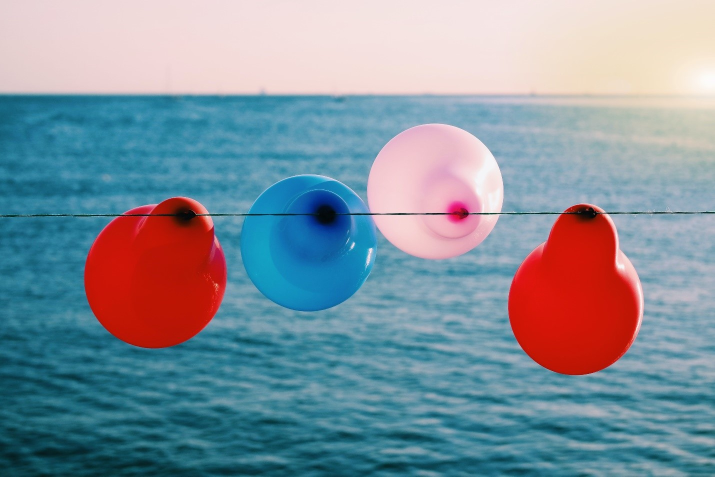
#> input picture Computer_Vision_operations/balloons.jpg, 1430 x 953 px, found by its file name (shown at 1/2 size)
$ python contour.py
#> lines starting #> are read from the running program, lines starting #| are printed output that depends on the picture; after the words box and inside, x2 and y2 are one past the last pixel; in counts of white or black regions, pixels touching at a corner belong together
import numpy as np
import matplotlib.pyplot as plt
import cv2 as cv

img=cv.imread("/home/labuser/Downloads/GuidedProject1602257891588/balloons.jpg")
#> img is the input picture: shape (953, 1430, 3); mean B, G, R 156.9, 145.4, 129.8
img=cv.cvtColor(img,cv.COLOR_BGR2GRAY)
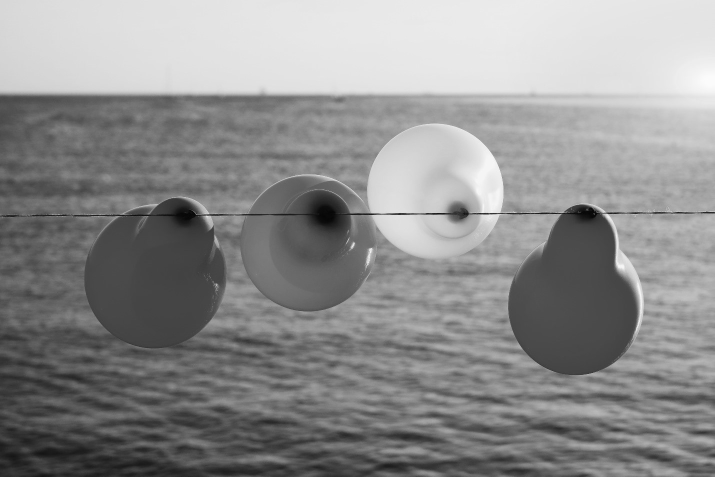
#> img: shape (953, 1430) (shown at 1/2 size); min 0, max 252, mean 142
thresh,baloon_thresh=cv.threshold(img,100,255,cv.THRESH_BINARY)
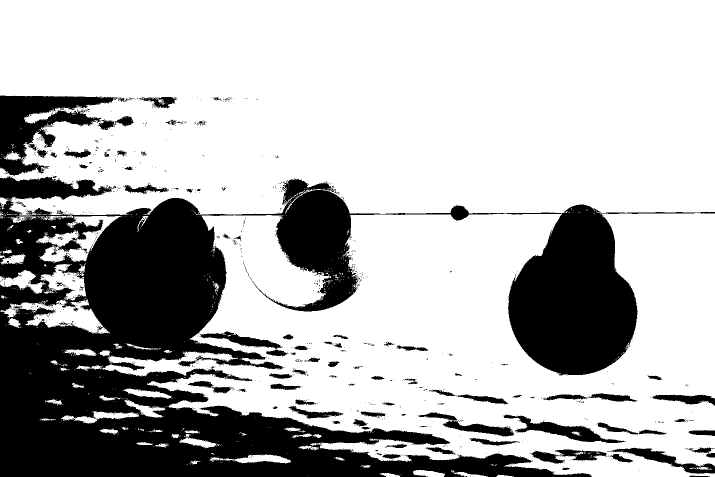
#> baloon_thresh: shape (953, 1430) (shown at 1/2 size); 71.7% white; 1042 black regions (956 under 20 px)
baloon_contour,contour_hirarchy=cv.findContours(baloon_thresh, cv.RETR_TREE ,cv.CHAIN_APPROX_SIMPLE)
#> baloon_contour = 2337 contours, 2173 with area under 20; largest, box (x1, y1, x2, y2) and area: (0, 0, 1430, 431) 573110, (151, 426, 1430, 953) 393016, (72, 432, 244, 525) 6054, (1, 597, 220, 668) 5978, (1006, 828, 1250, 888) 4167; contour_hirarchy = 2337 rows, first 6: [1, -1, -1, -1], [2, 0, -1, -1], [3, 1, -1, -1], [4, 2, -1, -1], [5, 3, -1, -1], [6, 4, -1, -1]

canvas=255*np.ones((baloon_thresh.shape[0],baloon_thresh.shape[1],3),dtype=np.uint8)

for i in range(len(baloon_contour)):
    color=(np.random.randint(0,256),np.random.randint(0,256),np.random.randint(0,256))
    cv.drawContours(canvas,baloon_contour,i,color,2,cv.LINE_8)
#> this loop made 2337 passes
#> color on passes 1 to 3: (172, 47, 117), (192, 67, 251), (195, 103, 9)
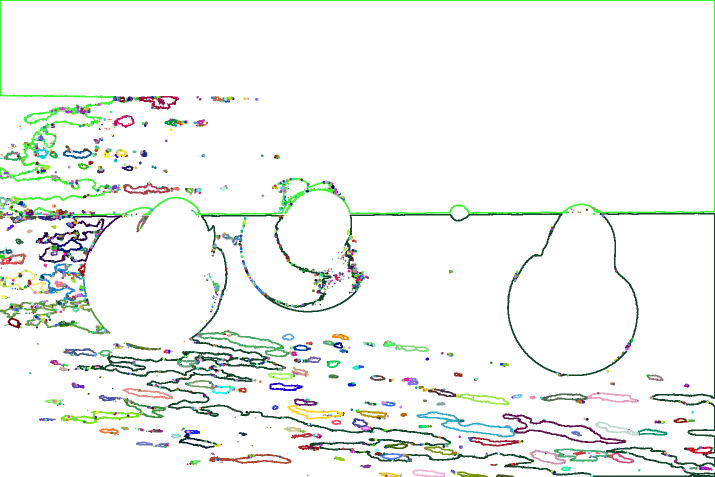
#> canvas: shape (953, 1430, 3) (shown at 1/2 size); mean of channels 0, 1, 2 240.7, 243.9, 240.7; drawn as B, G, R
plt.imshow(canvas)
plt.show()

canvas1=255*np.ones((baloon_thresh.shape[0],baloon_thresh.shape[1],3),dtype=np.uint8)
for i in range(len(baloon_contour)):
    color=(np.random.randint(0,256),np.random.randint(0,256),np.random.randint(0,256))
    baloon_hull=[cv.convexHull(baloon_contour[i])]
    cv.drawContours(canvas1,baloon_hull,0,color,cv.LINE_8)
#> this loop made 2337 passes
#> (color, baloon_hull) on passes 1 to 3: ((6, 221, 197), [[[1026, 952]]]), ((164, 157, 103), [[[974, 952]]]), ((19, 47, 150), [[[801, 951]]])
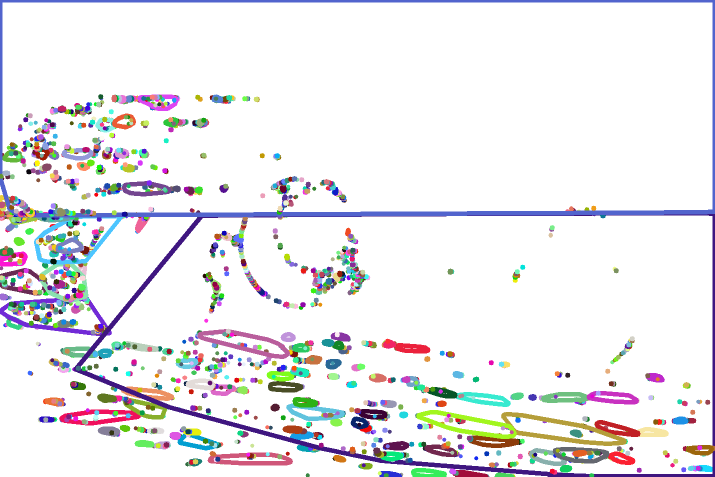
#> canvas1: shape (953, 1430, 3) (shown at 1/2 size); mean of channels 0, 1, 2 236.5, 233.8, 234.6; drawn as B, G, R
plt.imshow(canvas1)
plt.show()

canvas2=255*np.ones((baloon_thresh.shape[0],baloon_thresh.shape[1],3),dtype=np.uint8)
baloon_rect=cv.resize(baloon_thresh,(400,400))
for i in range(len(baloon_contour)):
    color=(np.random.randint(0,256),np.random.randint(0,256),np.random.randint(0,256))
    x,y,w,h=cv.boundingRect(baloon_contour[i])
    cv.rectangle(baloon_rect,(x,y),(x+w,y+h),color,2)
#> this loop made 2337 passes
#> (color, x, y, w, h) on passes 1 to 3: ((166, 151, 183), 1026, 952, 1, 1), ((30, 228, 224), 974, 952, 1, 1), ((171, 228, 143), 801, 951, 1, 1)
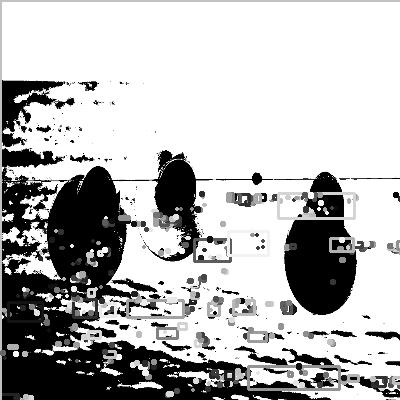
#> baloon_rect: shape (400, 400); min 0, max 255, mean 182.5
plt.imshow(baloon_rect)
plt.show()

baloon_circle=cv.resize(baloon_thresh,(400,400))
for i in range(len(baloon_contour)):
    color=(np.random.randint(0,256),np.random.randint(0,256),np.random.randint(0,256))
    (x,y),radius=cv.minEnclosingCircle(baloon_contour[i])
    center=(int(x),int(y))
    radius=int(radius)
    cv.circle(baloon_circle,center,radius,color,2)
#> this loop made 2337 passes
#> (color, x, y, radius) on passes 1 to 3: ((20, 110, 77), 1026, 952, 0), ((62, 16, 205), 974, 952, 0), ((218, 248, 32), 801, 951, 0)
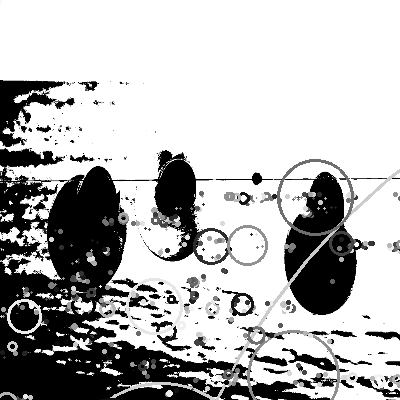
#> baloon_circle: shape (400, 400); min 0, max 255, mean 181.7
plt.imshow(baloon_circle)
plt.show()

baloon_rot_rect=cv.resize(baloon_thresh,(400,400))
for i in range(len(baloon_contour)):
    color=(np.random.randint(0,256),np.random.randint(0,256),np.random.randint(0,256))
    rot_rect=cv.minAreaRect(baloon_contour[i])
    box=cv.boxPoints(rot_rect)
    box=np.intp(box)
    cv.drawContours(baloon_rot_rect,[box],0,color,2)
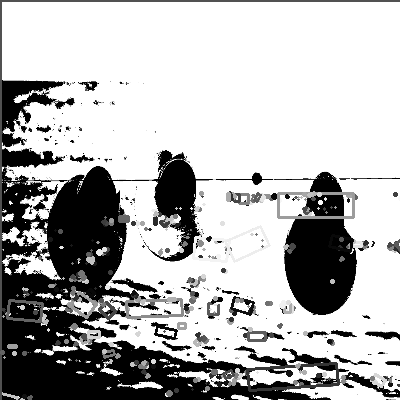
#> baloon_rot_rect: shape (400, 400); min 0, max 255, mean 180.7
plt.imshow(baloon_rot_rect)
plt.show()

baloon_ellips=cv.resize(baloon_thresh,(400,400))
for i in range(len(baloon_contour)):
    if(baloon_contour[i].shape[0]>=5):
        color=(np.random.randint(0,256),np.random.randint(0,256),np.random.randint(0,256))
        ellips=cv.fitEllipse(baloon_contour[i])
#> (the run stopped early here; a loop or call above may not have finished)
